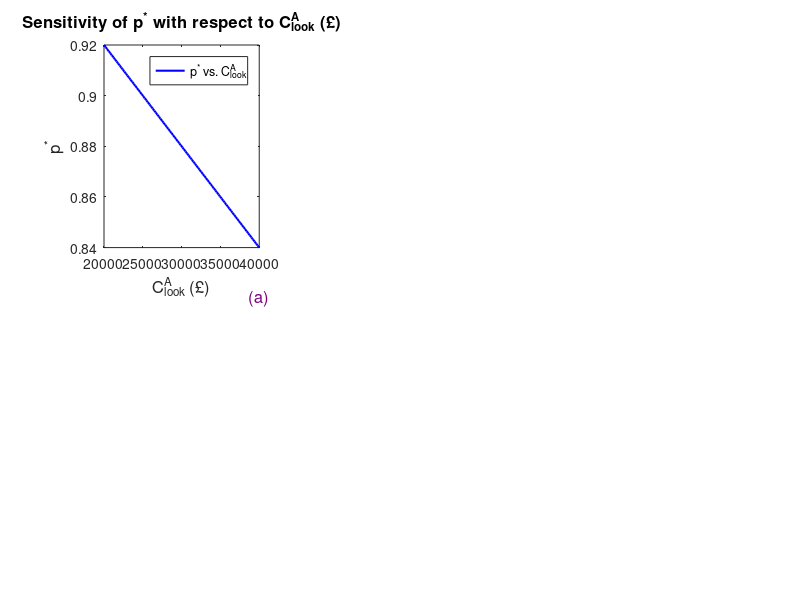

The MATLAB script that drew this image: (Note: this script raises an error after producing the figure.)
% Hypothetical values for parameters
B_A_leak = 250000;     % Benefit for A if it leaks information
C_A_look = 30000;      % Cost for A to look for information
B_U_harmony = 200000;  % Benefit for U from a secure environment
B_U_hide = 150000;     % Benefit for U if hiding is successful
C_U_hide = 50000;      % Cost for U to hide information
C_U_leak = 300000;     % Cost for U if data is leaked

% Small perturbation value (delta) for central differencing
delta = 1e3;  % Perturb by 1000

% Plotting the sensitivity results to match the uploaded images
figure;

% (a) Sensitivity of p* with respect to C_A_look
subplot(2, 3, 1);
C_A_look_range = linspace(20000, 40000, 100);
p_star_vals = (B_A_leak - C_A_look_range) / B_A_leak;
plot(C_A_look_range, p_star_vals, 'b-', 'LineWidth', 1.5);
xlabel('C^{A}_{look} (£)', 'FontSize', 12); ylabel('p^*', 'FontSize', 12);
title('Sensitivity of p^{*} with respect to C^{A}_{look} (£)', 'FontSize', 12);
legend('p^* vs. C^{A}_{look}', 'Location', 'Best');
text(max(C_A_look_range), min(p_star_vals) - 0.02, '(a)', 'FontSize', 12, 'Color', [0.5 0 0.5], 'HorizontalAlignment', 'center');
set(gca, 'XTickLabel', strcat('£', string(get(gca, 'XTick'))), 'FontSize', 10);

% (b) Sensitivity of p* with respect to B_A_leak
subplot(2, 3, 2);
B_A_leak_range = linspace(200000, 300000, 100);
p_star_vals = (B_A_leak_range - C_A_look) ./ B_A_leak_range;
plot(B_A_leak_range, p_star_vals, 'r-', 'LineWidth', 1.5);
xlabel('B^{A}_{leak} (£)', 'FontSize', 12); ylabel('p^*', 'FontSize', 12);
title('Sensitivity of p^{*} with respect to B^{A}_{leak} (£)', 'FontSize', 12);
legend('p^* vs. B^{A}_{leak}', 'Location', 'Best');
text(max(B_A_leak_range), min(p_star_vals) - 0.02, '(b)', 'FontSize', 12, 'Color', [0.5 0 0.5], 'HorizontalAlignment', 'center');
set(gca, 'XTickLabel', strcat('£', string(get(gca, 'XTick'))), 'FontSize', 10);

% (c) Sensitivity of q* with respect to B_U_harmony
subplot(2, 3, 3);
B_U_harmony_range = linspace(150000, 250000, 100);
q_star_vals = (B_U_harmony_range - B_U_hide + C_U_hide) ./ (C_U_leak + B_U_harmony_range);
plot(B_U_harmony_range, q_star_vals, 'b-', 'LineWidth', 1.5);
xlabel('B^{U}_{harmony} (£)', 'FontSize', 12); ylabel('q^*', 'FontSize', 12);
title('Sensitivity of q^{*} with respect to B^{U}_{harmony} (£)', 'FontSize', 12);
legend('q^* vs. B^{U}_{harmony}', 'Location', 'Best');
text(max(B_U_harmony_range), min(q_star_vals) - 0.02, '(c)', 'FontSize', 12, 'Color', [0.5 0 0.5], 'HorizontalAlignment', 'center');
set(gca, 'XTickLabel', strcat('£', string(get(gca, 'XTick'))), 'FontSize', 10);

% (d) Sensitivity of q* with respect to B_U_hide
subplot(2, 3, 4);
B_U_hide_range = linspace(100000, 200000, 100);
q_star_vals = (B_U_harmony - B_U_hide_range + C_U_hide) ./ (C_U_leak + B_U_harmony);
plot(B_U_hide_range, q_star_vals, 'r-', 'LineWidth', 1.5);
xlabel('B^{U}_{hide} (£)', 'FontSize', 12); ylabel('q^*', 'FontSize', 12);
title('Sensitivity of q^{*} with respect to B^{U}_{hide} (£)', 'FontSize', 12);
legend('q^* vs. B^{U}_{hide}', 'Location', 'Best');
text(max(B_U_hide_range), min(q_star_vals) - 0.02, '(d)', 'FontSize', 12, 'Color', [0.5 0 0.5], 'HorizontalAlignment', 'center');
set(gca, 'XTickLabel', strcat('£', string(get(gca, 'XTick'))), 'FontSize', 10);

% (e) Sensitivity of q* with respect to C_U_hide
subplot(2, 3, 5);
C_U_hide_range = linspace(40000, 60000, 100);
q_star_vals = (B_U_harmony - B_U_hide + C_U_hide_range) ./ (C_U_leak + B_U_harmony);
plot(C_U_hide_range, q_star_vals, 'b-', 'LineWidth', 1.5);
xlabel('C^{U}_{hide} (£)', 'FontSize', 12); ylabel('q^*', 'FontSize', 12);
title('Sensitivity of q^{*} with respect to C^{U}_{hide} (£)', 'FontSize', 12);
legend('q^* vs. C^{U}_{hide}', 'Location', 'Best');
text(max(C_U_hide_range), min(q_star_vals) - 0.02, '(e)', 'FontSize', 12, 'Color', [0.5 0 0.5], 'HorizontalAlignment', 'center');
set(gca, 'XTickLabel', strcat('£', string(get(gca, 'XTick'))), 'FontSize', 10);

% (f) Sensitivity of q* with respect to C_U_leak
subplot(2, 3, 6);
C_U_leak_range = linspace(250000, 350000, 100);
q_star_vals = (B_U_harmony - B_U_hide + C_U_hide) ./ (C_U_leak_range + B_U_harmony);
plot(C_U_leak_range, q_star_vals, 'r-', 'LineWidth', 1.5);
xlabel('C^{U}_{leak} (£)', 'FontSize', 12); ylabel('q^*', 'FontSize', 12);
title('Sensitivity of q^{*} with respect to C^{U}_{leak} (£)', 'FontSize', 12);
legend('q^* vs. C^{U}_{leak}', 'Location', 'Best');
text(max(C_U_leak_range), min(q_star_vals) - 0.02, '(f)', 'FontSize', 12, 'Color', [0.5 0 0.5], 'HorizontalAlignment', 'center');
set(gca, 'XTickLabel', strcat('£', string(get(gca, 'XTick'))), 'FontSize', 10);
